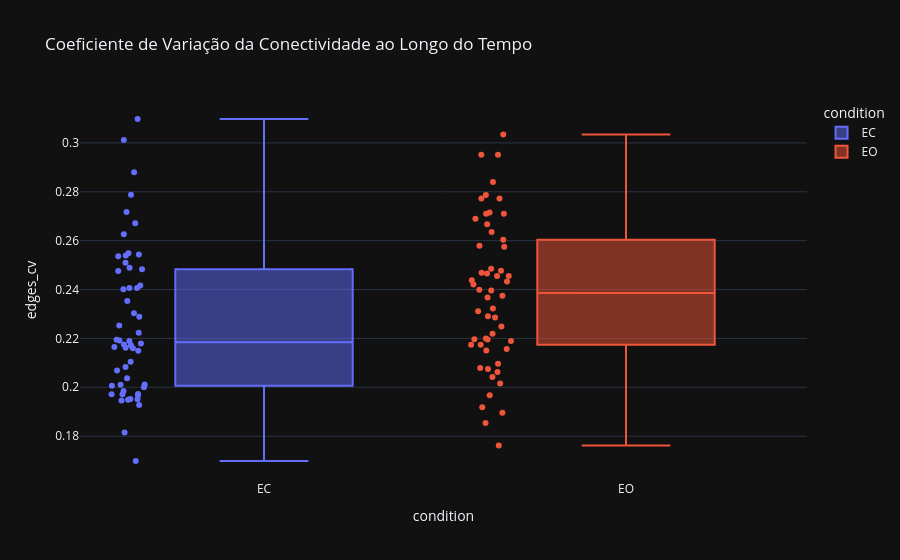

The code cell stored with this chart in its notebook:
### Markdown cell above
### Variabilidade da conectividade

### Code cell
fig = px.box(
    df_global,
    x="condition",
    y="edges_cv",
    color="condition",
    points="all",
    title="Coeficiente de Variação da Conectividade ao Longo do Tempo"
)
fig.show()

### Figure 1 — Plotly figure (JSON) as saved in the notebook; plotly's stock layout.template omitted (floating-point values rounded to 4 significant figures)
{"data": [{"alignmentgroup": "True", "boxpoints": "all", "hovertemplate": "condition=%{x}<br>edges_cv=%{y}<extra></extra>", "legendgroup": "EC", "marker": {"color": "#636efa"}, "name": "EC", "notched": false, "offsetgroup": "EC", "orientation": "v", "showlegend": true, "type": "box", "x": ["EC", "EC", "EC", "EC", "EC", "EC", "EC", "EC", "EC", "EC", "EC", "EC", "EC", "EC", "EC", "EC", "EC", "EC", "EC", "EC", "EC", "EC", "EC", "EC", "EC", "EC", "EC", "EC", "EC", "EC", "EC", "EC", "EC", "EC", "EC", "EC", "EC", "EC", "EC", "EC", "EC", "EC", "EC", "EC", "EC", "EC", "EC", "EC", "EC", "EC", "EC", "EC", "EC", "EC"], "x0": " ", "xaxis": "x", "y": [0.2717, 0.254, 0.219, 0.2671, 0.2162, 0.2549, 0.1927, 0.3098, 0.2011, 0.2788, 0.2194, 0.1967, 0.1985, 0.1946, 0.2402, 0.1698, 0.2165, 0.2037, 0.2175, 0.2192, 0.2626, 0.1973, 0.2, 0.2007, 0.2069, 0.1971, 0.1951, 0.2406, 0.2223, 0.2406, 0.2537, 0.201, 0.2104, 0.2172, 0.1949, 0.2483, 0.1952, 0.2416, 0.2289, 0.3011, 0.251, 0.1815, 0.216, 0.218, 0.2476, 0.288, 0.215, 0.2353, 0.2489, 0.1972, 0.2303, 0.2083, 0.2253, 0.2544], "y0": " ", "yaxis": "y"}, {"alignmentgroup": "True", "boxpoints": "all", "hovertemplate": "condition=%{x}<br>edges_cv=%{y}<extra></extra>", "legendgroup": "EO", "marker": {"color": "#EF553B"}, "name": "EO", "notched": false, "offsetgroup": "EO", "orientation": "v", "showlegend": true, "type": "box", "x": ["EO", "EO", "EO", "EO", "EO", "EO", "EO", "EO", "EO", "EO", "EO", "EO", "EO", "EO", "EO", "EO", "EO", "EO", "EO", "EO", "EO", "EO", "EO", "EO", "EO", "EO", "EO", "EO", "EO", "EO", "EO", "EO", "EO", "EO", "EO", "EO", "EO", "EO", "EO", "EO", "EO", "EO", "EO", "EO", "EO", "EO", "EO", "EO", "EO", "EO", "EO", "EO", "EO", "EO"], "x0": " ", "xaxis": "x", "y": [0.2951, 0.2773, 0.2062, 0.2096, 0.2375, 0.2477, 0.2469, 0.2575, 0.2189, 0.3035, 0.2396, 0.2015, 0.2716, 0.2466, 0.271, 0.1918, 0.2196, 0.2042, 0.2421, 0.2322, 0.2485, 0.2174, 0.1854, 0.2367, 0.2604, 0.1967, 0.2157, 0.2174, 0.258, 0.2291, 0.2772, 0.1896, 0.271, 0.2075, 0.2196, 0.2636, 0.2399, 0.2079, 0.2951, 0.2456, 0.2219, 0.2787, 0.2456, 0.2249, 0.284, 0.2438, 0.2151, 0.2433, 0.2286, 0.1762, 0.22, 0.269, 0.2667, 0.2312], "y0": " ", "yaxis": "y"}], "layout": {"boxmode": "overlay", "legend": {"title": {"text": "condition"}, "tracegroupgap": 0}, "title": {"text": "Coeficiente de Variação da Conectividade ao Longo do Tempo"}, "xaxis": {"anchor": "y", "categoryarray": ["EC", "EO"], "categoryorder": "array", "domain": [0, 1], "title": {"text": "condition"}}, "yaxis": {"anchor": "x", "domain": [0, 1], "title": {"text": "edges_cv"}}}}
